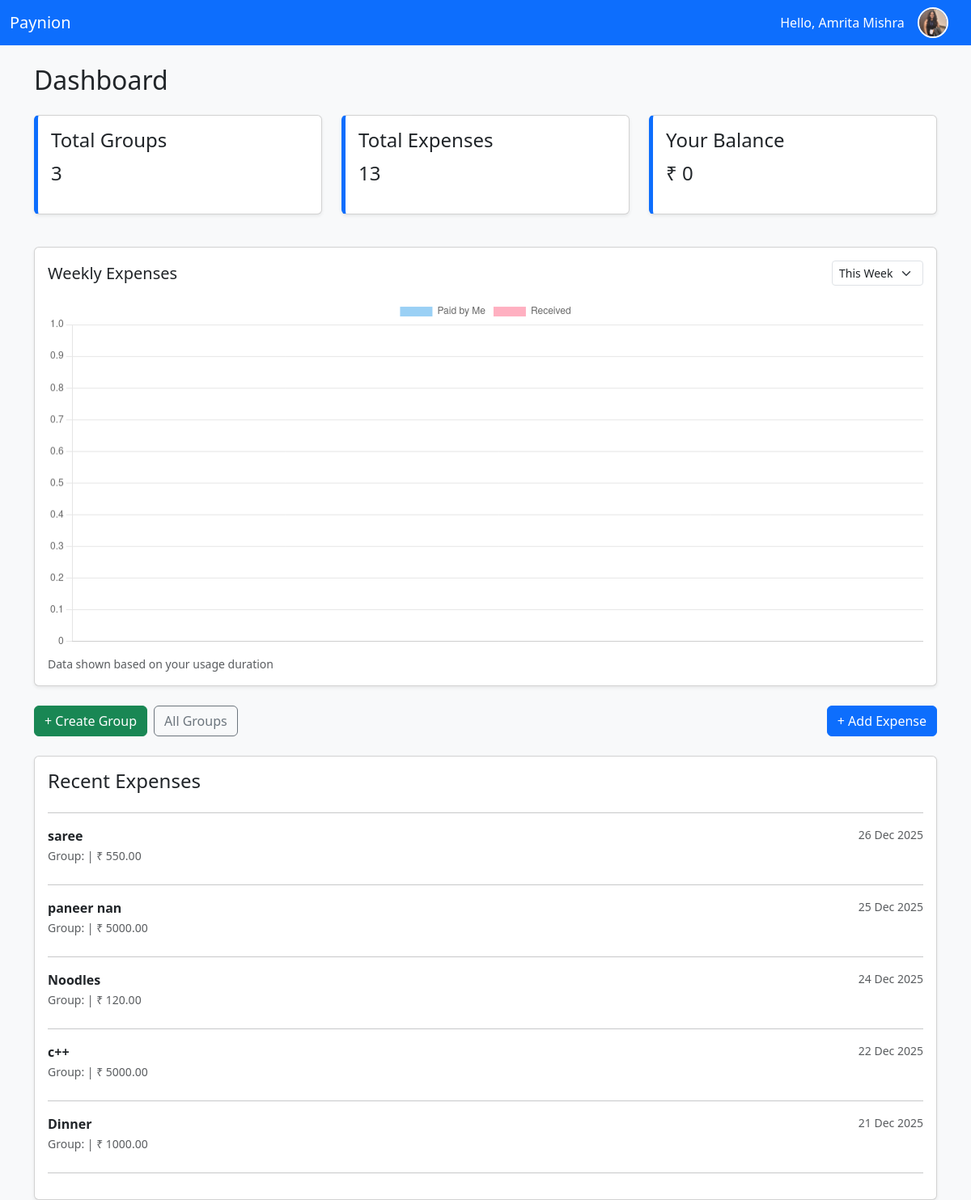
Page /accounts/dashboard/ (signed in) on the committed database.
### accounts/models.py (models this page shows, shortened)
class CustomUser(AbstractUser):
    email = models.EmailField(unique=True)
    full_name = models.CharField(max_length=255)
    phone = models.CharField(max_length=10, blank=True, null=True)
    profile_image = models.ImageField(upload_to=user_profile_path, default='default_profile.jpg',blank=True,null=True)
    bio = models.CharField(max_length=255, blank=True, null=True)
    USERNAME_FIELD = 'email'
    REQUIRED_FIELDS = ['username', 'full_name']   # keep username but don't use for login

### expenses/models.py (models this page shows, shortened)
class Expense(models.Model):
    SPLIT_TYPES = [
        ("equal", "Equal"),
        ("percentage", "Percentage"),
        ("custom", "Custom"),
    ]
    group = models.ForeignKey(Group, on_delete=models.CASCADE, related_name="expenses")
    amount = models.DecimalField(max_digits=10, decimal_places=2)
    description = models.CharField(max_length=255)
    paid_by = models.ForeignKey(User, on_delete=models.CASCADE, related_name="paid_expenses")
    split_type = models.CharField(max_length=20, choices=SPLIT_TYPES, default="equal")
    created_at = models.DateTimeField(auto_now_add=True)
    class Meta:
        ordering = ["-created_at"]   # 🔥 newest expense first

### accounts/views.py (the view)
# urls.py: path('dashboard/',views.dashboard, name='dashboard'),
@login_required
def dashboard(request):
    user = request.user
    today = timezone.now().date()
    pending_invites = GroupInvite.objects.filter(
        email=user.email,
        is_accepted=False
    )
    if pending_invites.exists():
        invite = pending_invites.first()
        return redirect("groups:accept_invite", token=invite.token)
    total_groups = Group.objects.filter(members=user).count()
    total_expenses = Expense.objects.filter(paid_by=user).count()
    recent_expenses = (
        Expense.objects
        .filter(paid_by=user)
        .order_by('-created_at')[:5]
    )
    account_age_days = (today - user.date_joined.date()).days
    show_last_week = account_age_days >= 7
    start_this_week = today - timedelta(days=today.weekday())
    start_last_week = start_this_week - timedelta(days=7)
    end_last_week = start_this_week - timedelta(days=1)
    this_week_paid = (
        Expense.objects
        .filter(paid_by=user, created_at__date__gte=start_this_week)
        .values('created_at__date')
        .annotate(total=Sum('amount'))
    )
    this_week_received = (
        ExpenseSplit.objects
        .filter(user=user, expense__created_at__date__gte=start_this_week)
        .exclude(expense__paid_by=user)
        .values('expense__created_at__date')
        .annotate(total=Sum('amount'))
    )
    def format_data(qs):
        labels, values = [], []
        for item in qs:
            labels.append(item[list(item.keys())[0]].strftime("%a"))
            values.append(float(item["total"]))
        return labels, values
    tw_paid_labels, tw_paid_values = format_data(this_week_paid)
    tw_recv_labels, tw_recv_values = format_data(this_week_received)
    context = {
        "total_groups": total_groups,
        "total_expenses": total_expenses,
        "recent_expenses": recent_expenses,
        "balance": 0,  # (future calculation)
        "this_week": {
            "labels": tw_paid_labels,
            "paid": tw_paid_values,
            "received": tw_recv_values,
        },
        "show_last_week": show_last_week,
    }
    if show_last_week:
        last_week_paid = (
            Expense.objects
            .filter(
                paid_by=user,
                created_at__date__range=(start_last_week, end_last_week)
            )
            .values('created_at__date')
            .annotate(total=Sum('amount'))
        )
        last_week_received = (
            ExpenseSplit.objects
            .filter(
                user=user,
                expense__created_at__date__range=(start_last_week, end_last_week)
            )
            .exclude(expense__paid_by=user)
            .values('expense__created_at__date')
            .annotate(total=Sum('amount'))
        )
        lw_paid_labels, lw_paid_values = format_data(last_week_paid)
        lw_recv_labels, lw_recv_values = format_data(last_week_received)
        context["last_week"] = {
            "labels": lw_paid_labels,
            "paid": lw_paid_values,
            "received": lw_recv_values,
        }
    return render(request, "accounts/dashboard.html", context)

### accounts/templates/accounts/dashboard.html (shortened to what this page needs)
{% load static %}
<!DOCTYPE html>
<html lang="en">
<head>
    <link rel="stylesheet"
          href="https://cdn.jsdelivr.net/npm/bootstrap@5.3.2/dist/css/bootstrap.min.css">
</head>
<body class="bg-light">
<nav class="navbar navbar-expand-lg navbar-dark bg-primary">
    <div class="container-fluid">
        <a class="navbar-brand" href="#">Paynion</a>
        <div class="d-flex align-items-center gap-3">
            <span class="text-white d-none d-md-inline">
                Hello, {{ request.user.full_name }}
            </span>
            <div class="dropdown">
                <a class="dropdown-toggle text-decoration-none"
                   href="#"
                   role="button"
                   data-bs-toggle="dropdown"
                   aria-expanded="false">
                    <img
                      src="{% if request.user.profile_image %}
                           {{ request.user.profile_image.url }}
                           {% else %}
                           {% static 'images/default-user.png' %}
                           {% endif %}"
                      class="profile-img"
                      alt="Profile">
                </a>
            </div>
        </div>
    </div>
</nav>
<div class="container mt-4">
    <h2 class="mb-4">Dashboard</h2>
    <div class="row">
        <div class="col-md-4 mb-3">
            <div class="card p-3 shadow-sm card-summary">
                <h4>Total Groups</h4>
                <p class="fs-4">{{ total_groups|default:"0" }}</p>
            </div>
        </div>
        <div class="col-md-4 mb-3">
            <div class="card p-3 shadow-sm card-summary">
                <h4>Total Expenses</h4>
                <p class="fs-4">{{ total_expenses|default:"0" }}</p>
            </div>
        </div>
        <div class="col-md-4 mb-3">
            <div class="card p-3 shadow-sm card-summary">
                <h4>Your Balance</h4>
                <p class="fs-4">₹ {{ balance|default:"0" }}</p>
            </div>
        </div>
    </div>
    <div class="card shadow-sm mt-4">
    <div class="card-body">
        <div class="d-flex justify-content-between align-items-center mb-3">
        <h5 class="mb-0">Weekly Expenses</h5>
        <select id="weekSelect" class="form-select form-select-sm w-auto">
            <option value="this">This Week</option>
        </select>
        </div>
        <canvas id="expenseChart" height="120"></canvas>
        <small class="text-muted d-block mt-2">
        Data shown based on your usage duration
        </small>
    </div>
    </div>
    <div class="d-flex justify-content-between my-4">
        <div class="d-flex gap-2">
            <a href="{% url 'groups:create_group' %}" class="btn btn-success">
                + Create Group
            </a>
            <a href="{% url 'groups:view_all_group' %}"
               class="btn btn-outline-secondary">
                All Groups
            </a>
        </div>
        <a href="{% url 'groups:view_all_group' %}?from=add_expense"
           class="btn btn-primary">
            + Add Expense
        </a>
    </div>
    <div class="card shadow-sm p-3">
        <h4>Recent Expenses</h4>
        <hr>
        {% if recent_expenses %}
            {% for exp in recent_expenses %}
                <div class="d-flex justify-content-between mb-2">
                    <div>
                        <strong>{{ exp.description }}</strong>
                        <br>
                        <small class="text-muted">
                            Group: {{ exp.group.name }} |
                            ₹ {{ exp.amount }}
                        </small>
                    </div>
                    <small class="text-muted">
                        {{ exp.created_at|date:"d M Y" }}
                    </small>
                </div>
                <hr>
            {% endfor %}
        {% else %}
            <p class="text-muted">No recent expenses found.</p>
        {% endif %}
    </div>
</div>
<script>
const chartData = {
  this: {
    labels: {{ this_week.labels|safe }},
    paid: {{ this_week.paid|safe }},
    received: {{ this_week.received|safe }},
  },
  {% if show_last_week %}
  last: {
    labels: {{ last_week.labels|safe }},
    paid: {{ last_week.paid|safe }},
    received: {{ last_week.received|safe }},
  }
  {% endif %}
};
const ctx = document.getElementById("expenseChart").getContext("2d");
let chart = new Chart(ctx, {
  type: "bar",
  data: {
    labels: chartData.this.labels,
    datasets: [
      {
        label: "Paid by Me",
        data: chartData.this.paid,
      },
      {
        label: "Received",
        data: chartData.this.received,
      }
    ]
  }
});
document.getElementById("weekSelect").addEventListener("change", function () {
  const selected = this.value;
  chart.data.labels = chartData[selected].labels;
  chart.data.datasets[0].data = chartData[selected].paid;
  chart.data.datasets[1].data = chartData[selected].received;
  chart.update();
});
</script>
</body>
</html>

### accounts/templates/accounts/dashboard.html (style rules this page uses)
.card-summary { border-left: 5px solid #0d6efd; }
.profile-img { width: 38px; height: 38px; object-fit: cover; border-radius: 50%; border: 2px solid #fff; cursor: pointer; }

### rows in the picture
CustomUser: user.full_name "Amrita Mishra", profile_image (picture)
Expense: description "saree", amount "550.00", created_at "26 Dec 2025"
Expense: description "paneer nan", amount "5000.00", created_at "25 Dec 2025"
Expense: description "Noodles", amount "120.00", created_at "24 Dec 2025"
Expense: description "c++", amount "5000.00", created_at "22 Dec 2025"
Expense: description "Dinner", amount "1000.00", created_at "21 Dec 2025"

### other values in the picture
{{ total_groups|default:"0" }} "3"
{{ total_expenses|default:"0" }} "13"
{{ balance|default:"0" }} "0"
